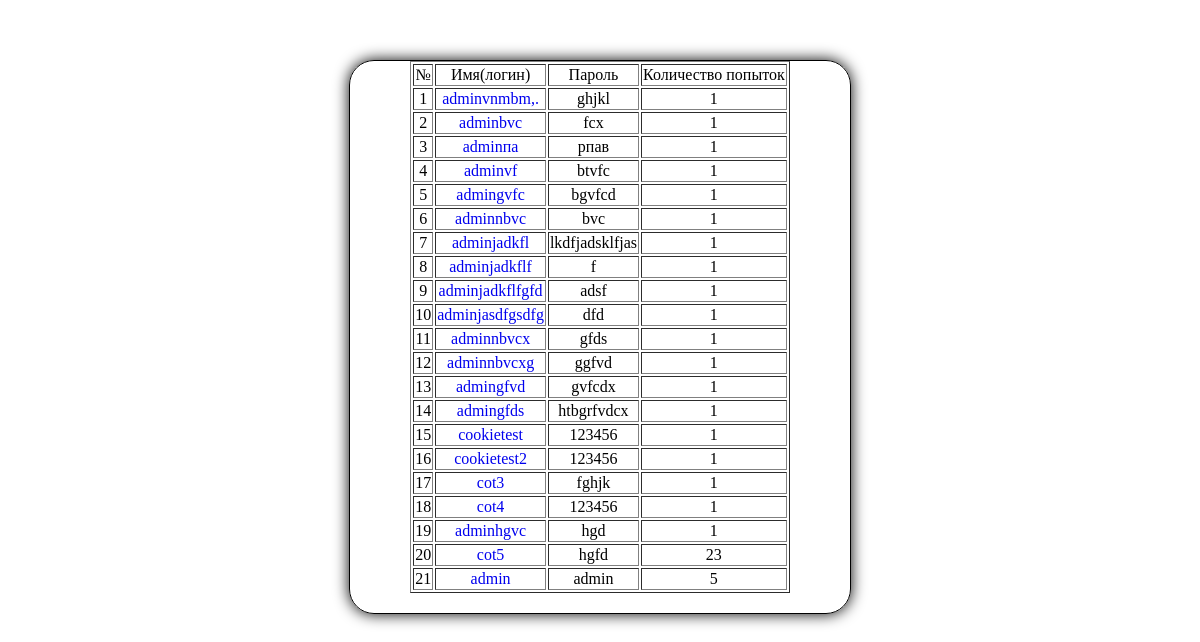
Page /admin/index.php on the earlier database version.
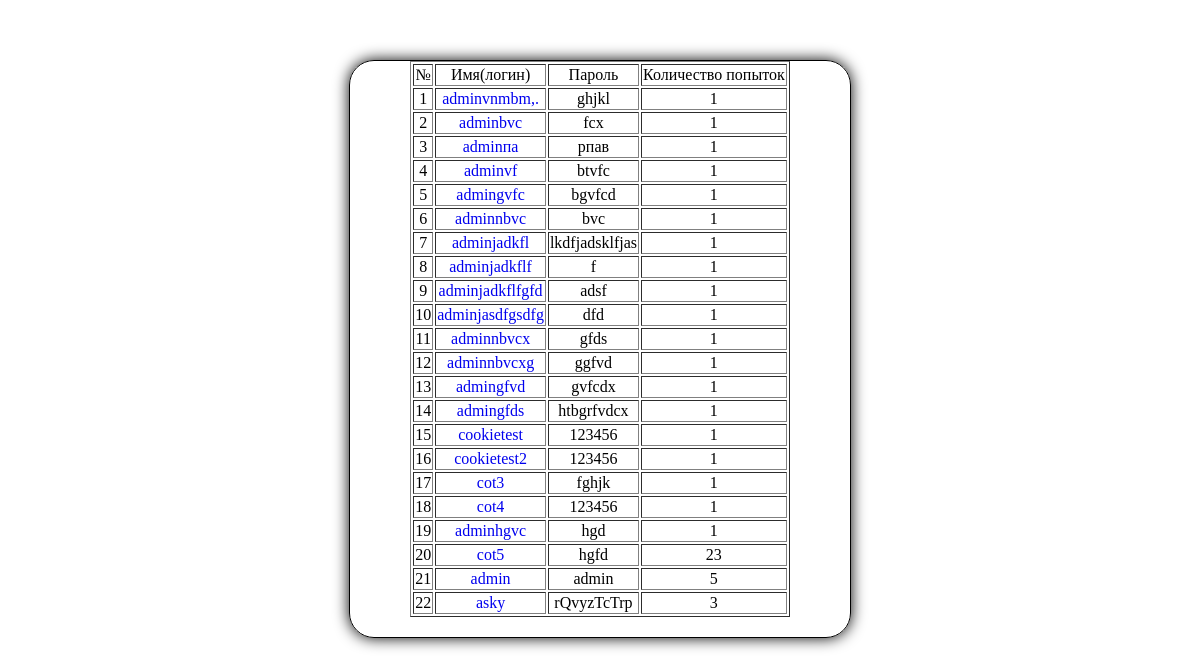
Same page on the later database version.
### tables this page shows
CREATE TABLE IF NOT EXISTS `users` (
  `id` int(11) NOT NULL AUTO_INCREMENT,
  `login` varchar(50) NOT NULL,
  `password` varchar(50) NOT NULL,
  `number_of_tries` int(11) NOT NULL,
  `number_of_helps` int(11) NOT NULL,
  `cookie_id` int(11) NOT NULL,
  PRIMARY KEY (`id`)
);

### admin/index.php (the view, shortened to what this page needs)
<!DOCTYPE html PUBLIC "-//W3C//DTD XHTML 1.0 Transitional//EN" "http://www.w3.org/TR/xhtml1/DTD/xhtml1-transitional.dtd">
<html xmlns="http://www.w3.org/1999/xhtml" xml:lang="en" lang="en">
<head>
<link rel="stylesheet" type="text/css" href="css/style.css" />
</head>
<body>
<div class="main">
<?php
$res = mysql_query("SELECT * FROM `u800560353_1`.`users`");
echo "<table border=1>";
echo "<tr><td>№</td><td>Имя(логин)</td><td>Пароль</td><td>Количество попыток</td></tr>";
while( $result = mysql_fetch_row($res) ) {
	echo "<tr><td>".$result[0]."</td><td><a href=\"userStat.php?userid=".$result[0]."&tryid=".$result[3]."\">".$result[1]."</a></td><td>".$result[2]."</td><td>".$result[3]."</td></tr>";
}
echo "</table>";
?>
</div>
</body>
</html>

Differences in the rows shown:
added users: id "22", login "asky", password "rQvyzTcTrp", number_of_tries "3"
